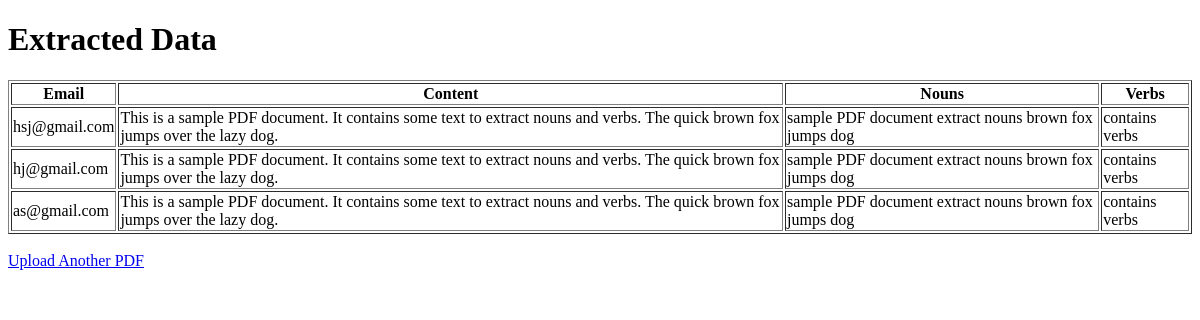
Before: /extracted-data/ with the older database file.
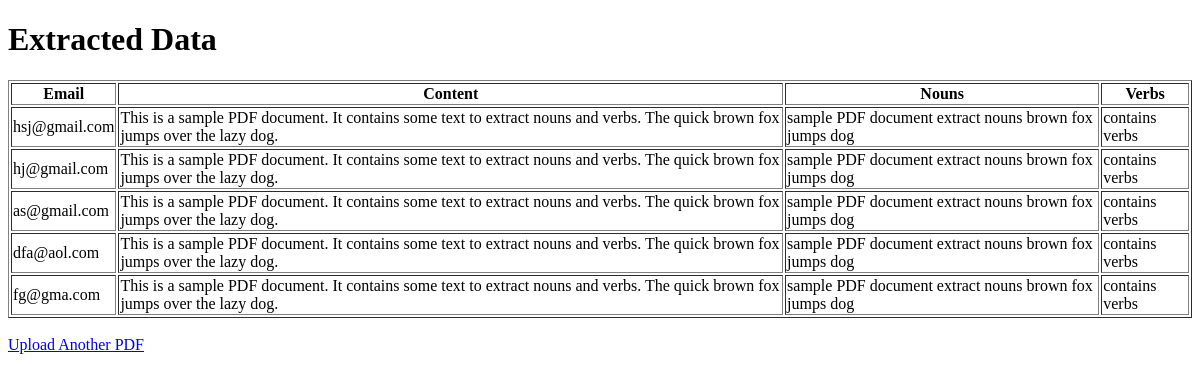
After: the same page with the newer database file.
### api/models.py (models this page shows)
class PdfData(models.Model):
    email = models.EmailField(unique=True)
    content = models.TextField()
    nouns = models.TextField()
    verbs = models.TextField()

### api/views.py (the view)
# urls.py: path('extracted-data/', extracted_data_view, name='extracted-data'),
def extracted_data_view(request):
    data = PdfData.objects.all()
    return render(request, 'extracted_data.html', {'data': data})

### api/templates/extracted_data.html (shortened to what this page needs)
<!DOCTYPE html>
<html>
  <head>
  </head>
  <body>
    <h1>Extracted Data</h1>
    <table border="1">
      <tr>
        <th>Email</th>
        <th>Content</th>
        <th>Nouns</th>
        <th>Verbs</th>
      </tr>
      {% for entry in data %}
      <tr>
        <td>{{ entry.email }}</td>
        <td>{{ entry.content }}</td>
        <td>{{ entry.nouns }}</td>
        <td>{{ entry.verbs }}</td>
      </tr>
      {% endfor %}
    </table>
    <br />
    <a href="{% url 'upload' %}">Upload Another PDF</a>
  </body>
</html>

Changed rows visible on the page:
added PdfData: email "dfa@aol.com", content "This is a sample PDF document. It contains some text to extract nouns and verbs. The quick brown fox jumps over the lazy dog.", nouns "sample PDF document extract nouns brown fox jumps dog", verbs "contains verbs"
added PdfData: email "fg@gma.com", content "This is a sample PDF document. It contains some text to extract nouns and verbs. The quick brown fox jumps over the lazy dog.", nouns "sample PDF document extract nouns brown fox jumps dog", verbs "contains verbs"
